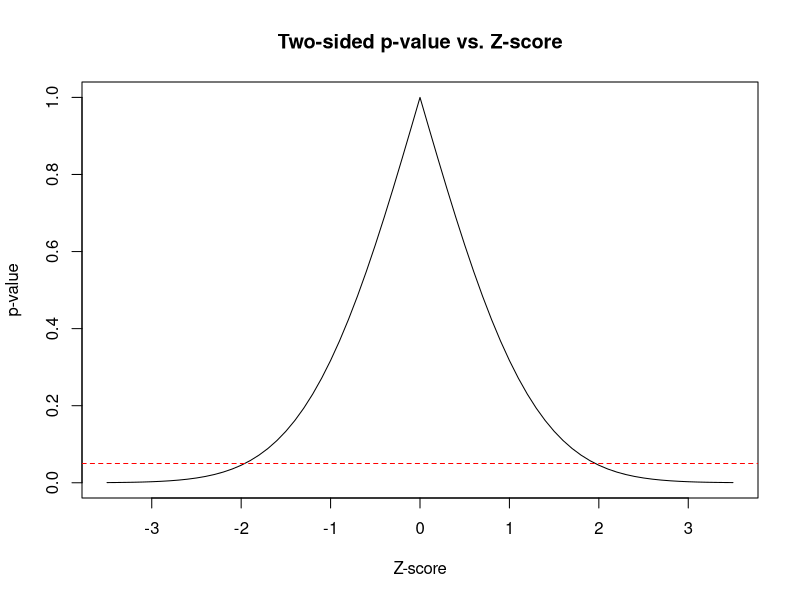

Write the R code that produced this figure.
# Q10: Function to compute and plot two-sided p-value

plot_p_value <- function(z_scores) {
  p_values <- 2 * (1 - pnorm(abs(z_scores)))
  
  plot(z_scores, p_values, type = "l", main = "Two-sided p-value vs. Z-score", xlab = "Z-score", ylab = "p-value")
  abline(h = 0.05, col = "red", lty = 2)
  
  # Interpretation
  cat("The plot shows the p-value for different Z-scores. The red dashed line represents an alpha level of 0.05.
Any Z-score where the p-value (black line) is below the red line would lead to rejecting the null hypothesis.
This corresponds to Z-scores with an absolute value greater than", qnorm(1 - 0.05 / 2), "\n")
}

z_scores <- seq(-3.5, 3.5, by = 0.1)
plot_p_value(z_scores)

